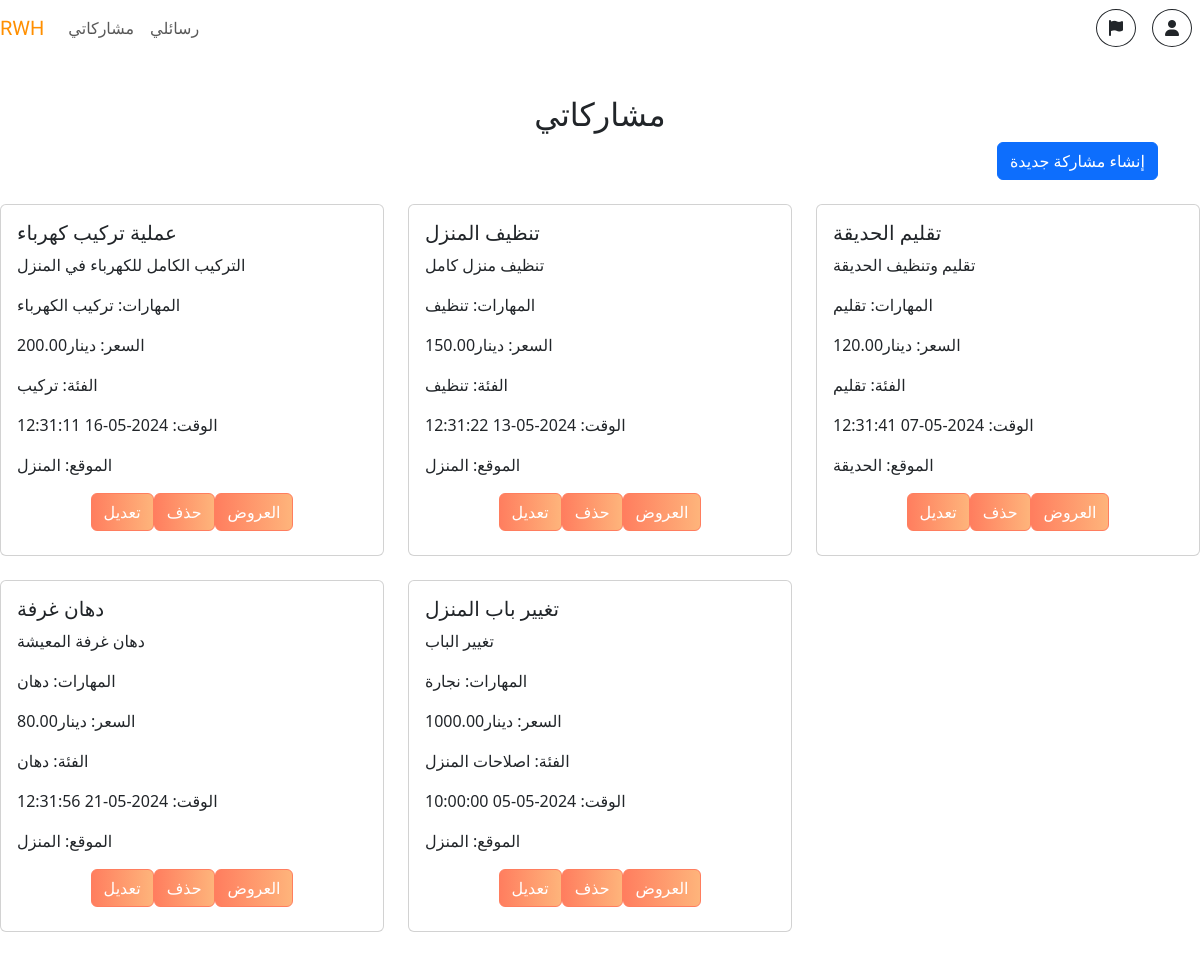
The page /buyer.php (signed in) on the database its author committed.
### tables this page shows
CREATE TABLE `post` (
  `postid` int(11) NOT NULL,
  `userid` int(11) DEFAULT NULL,
  `postdescription` text DEFAULT NULL,
  `skills` varchar(255) DEFAULT NULL,
  `price` decimal(10,2) DEFAULT NULL,
  `category` varchar(255) DEFAULT NULL,
  `time` timestamp NOT NULL DEFAULT current_timestamp(),
  `postlocation` varchar(255) DEFAULT NULL,
  `posttitle` varchar(255) NOT NULL
);

### backend/fetch_posts.php (the view, shortened to what this page needs)
<?php
include('bdcon.php');
if(isset($_SESSION['user_id'])) {
    $userId = $_SESSION['user_id'];
    $query = "SELECT * FROM post WHERE userid = $userId";
    $result = mysqli_query($con, $query);
    if (mysqli_num_rows($result) > 0) {
        while ($row = mysqli_fetch_assoc($result)) {
            echo '<div class="col-md-4">';
            echo '<div class="card mb-4">';
            echo '<div class="card-body">';
            echo '<h5 class="card-title">' . $row['posttitle'] . '</h5>';
            echo '<p class="card-text">' . $row['postdescription'] . '</p>';
            echo '<p class="card-text">المهارات: ' . $row['skills'] . '</p>';
            echo '<p class="card-text">السعر: دينار' . $row['price'] . '</p>';
            echo '<p class="card-text">الفئة: ' . $row['category'] . '</p>';
            echo '<p class="card-text">الوقت: ' . $row['time'] . '</p>';
            echo '<p class="card-text">الموقع: ' . $row['postlocation'] . '</p>';
            echo '<div class="text-center">';
            echo '<a href="http://localhost/source-code/editpost.php?postid=' . $row['postid'] . '" class="btn btn-orange mb-2">تعديل</a>';
            echo '<a href="?delete_post=true&postid=' . $row['postid'] . '" class="btn btn-orange mb-2">حذف</a>';
            echo '<a href="http://localhost/source-code/view_proposals.php?postid=' . $row['postid'] . '" class="btn btn-orange mb-2">العروض</a>';
            echo '</div>';
            echo '</div>';
            echo '</div>';
            echo '</div>';
        }
    } else {
        echo '<p>لا توجد مشاركات.</p>';
    }
} else {
    header("Location: /source-code/login.php");
    exit();
}
?>

### buyer.php (style rules this page uses)
.btn-orange { background: linear-gradient(to right, #ff7e5f, #feb47b); border-color: #ff7e5f; color: #fff; }

### rows shown on the page
post: posttitle "عملية تركيب كهرباء", postdescription "التركيب الكامل للكهرباء في المنزل", skills "تركيب الكهرباء", price "200.00", category "تركيب", time "2024-05-16 12:31:11", postlocation "المنزل"
post: posttitle "تنظيف المنزل", postdescription "تنظيف منزل كامل", skills "تنظيف", price "150.00", category "تنظيف", time "2024-05-13 12:31:22", postlocation "المنزل"
post: posttitle "تقليم الحديقة", postdescription "تقليم وتنظيف الحديقة", skills "تقليم", price "120.00", category "تقليم", time "2024-05-07 12:31:41", postlocation "الحديقة"
post: posttitle "دهان غرفة", postdescription "دهان غرفة المعيشة", skills "دهان", price "80.00", category "دهان", time "2024-05-21 12:31:56", postlocation "المنزل"
post: posttitle "تغيير باب المنزل", postdescription "تغيير الباب", skills "نجارة", price "1000.00", category "اصلاحات المنزل", time "2024-05-05 10:00:00", postlocation "المنزل"
